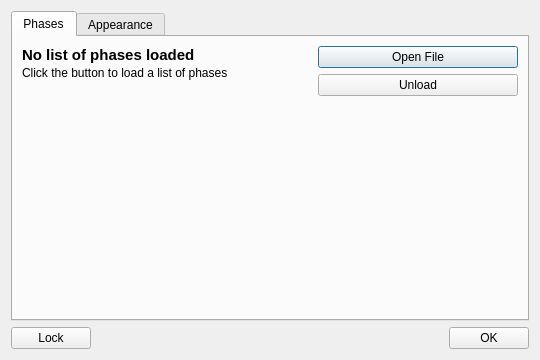
<?xml version="1.0" encoding="UTF-8"?>
<ui version="4.0">
 <class>SettingsDialog</class>
 <widget class="QDialog" name="SettingsDialog">
  <property name="geometry">
   <rect>
    <x>0</x>
    <y>0</y>
    <width>540</width>
    <height>360</height>
   </rect>
  </property>
  <property name="minimumSize">
   <size>
    <width>540</width>
    <height>360</height>
   </size>
  </property>
  <property name="windowTitle">
   <string>Fightclub Nano Settings</string>
  </property>
  <property name="windowIcon">
   <iconset resource="resources.qrc">
    <normaloff>:/img/fightclub-logo.svg</normaloff>:/img/fightclub-logo.svg</iconset>
  </property>
  <property name="locale">
   <locale language="English" country="UnitedStates"/>
  </property>
  <layout class="QVBoxLayout" name="verticalLayout_3">
   <item>
    <widget class="QTabWidget" name="configTabs">
     <property name="currentIndex">
      <number>0</number>
     </property>
     <widget class="QWidget" name="phasesTab">
      <attribute name="title">
       <string>Phases</string>
      </attribute>
      <layout class="QHBoxLayout" name="horizontalLayout_3">
       <item>
        <layout class="QVBoxLayout" name="verticalLayout">
         <property name="spacing">
          <number>2</number>
         </property>
         <item>
          <widget class="QLabel" name="phasesListTitle">
           <property name="sizePolicy">
            <sizepolicy hsizetype="Ignored" vsizetype="Fixed">
             <horstretch>0</horstretch>
             <verstretch>0</verstretch>
            </sizepolicy>
           </property>
           <property name="font">
            <font>
             <pointsize>11</pointsize>
             <weight>75</weight>
             <bold>true</bold>
            </font>
           </property>
           <property name="text">
            <string>No list of phases loaded</string>
           </property>
           <property name="wordWrap">
            <bool>true</bool>
           </property>
          </widget>
         </item>
         <item>
          <widget class="QLabel" name="phasesListDescr">
           <property name="sizePolicy">
            <sizepolicy hsizetype="Expanding" vsizetype="Fixed">
             <horstretch>0</horstretch>
             <verstretch>0</verstretch>
            </sizepolicy>
           </property>
           <property name="text">
            <string>Click the button to load a list of phases</string>
           </property>
           <property name="wordWrap">
            <bool>true</bool>
           </property>
          </widget>
         </item>
         <item>
          <spacer name="verticalSpacer_2">
           <property name="orientation">
            <enum>Qt::Vertical</enum>
           </property>
           <property name="sizeHint" stdset="0">
            <size>
             <width>20</width>
             <height>40</height>
            </size>
           </property>
          </spacer>
         </item>
        </layout>
       </item>
       <item>
        <layout class="QVBoxLayout" name="verticalLayout_2">
         <item>
          <widget class="QPushButton" name="loadPhasesList">
           <property name="sizePolicy">
            <sizepolicy hsizetype="Minimum" vsizetype="Minimum">
             <horstretch>0</horstretch>
             <verstretch>0</verstretch>
            </sizepolicy>
           </property>
           <property name="minimumSize">
            <size>
             <width>200</width>
             <height>0</height>
            </size>
           </property>
           <property name="maximumSize">
            <size>
             <width>200</width>
             <height>16777215</height>
            </size>
           </property>
           <property name="text">
            <string>Open File</string>
           </property>
           <property name="icon">
            <iconset resource="resources.qrc">
             <normaloff>:/breeze-icons/document-open-24.svg</normaloff>:/breeze-icons/document-open-24.svg</iconset>
           </property>
           <property name="iconSize">
            <size>
             <width>24</width>
             <height>24</height>
            </size>
           </property>
          </widget>
         </item>
         <item>
          <widget class="QPushButton" name="unloadPhasesList">
           <property name="sizePolicy">
            <sizepolicy hsizetype="Minimum" vsizetype="Minimum">
             <horstretch>0</horstretch>
             <verstretch>0</verstretch>
            </sizepolicy>
           </property>
           <property name="minimumSize">
            <size>
             <width>200</width>
             <height>0</height>
            </size>
           </property>
           <property name="maximumSize">
            <size>
             <width>200</width>
             <height>16777215</height>
            </size>
           </property>
           <property name="text">
            <string>Unload</string>
           </property>
           <property name="icon">
            <iconset resource="resources.qrc">
             <normaloff>:/breeze-icons/edit-clear-24.svg</normaloff>:/breeze-icons/edit-clear-24.svg</iconset>
           </property>
           <property name="iconSize">
            <size>
             <width>24</width>
             <height>24</height>
            </size>
           </property>
          </widget>
         </item>
         <item>
          <spacer name="verticalSpacer">
           <property name="orientation">
            <enum>Qt::Vertical</enum>
           </property>
           <property name="sizeHint" stdset="0">
            <size>
             <width>20</width>
             <height>40</height>
            </size>
           </property>
          </spacer>
         </item>
        </layout>
       </item>
      </layout>
     </widget>
     <widget class="QWidget" name="appearanceTab">
      <attribute name="title">
       <string>Appearance</string>
      </attribute>
      <layout class="QGridLayout" name="gridLayout_2">
       <property name="verticalSpacing">
        <number>2</number>
       </property>
       <item row="1" column="0">
        <widget class="QCheckBox" name="customScaleCBox">
         <property name="text">
          <string>Scale font size</string>
         </property>
        </widget>
       </item>
       <item row="0" column="0">
        <widget class="QCheckBox" name="customFontCBox">
         <property name="text">
          <string>Use custom font</string>
         </property>
        </widget>
       </item>
       <item row="3" column="0" colspan="2">
        <spacer name="verticalSpacer_3">
         <property name="orientation">
          <enum>Qt::Vertical</enum>
         </property>
         <property name="sizeHint" stdset="0">
          <size>
           <width>20</width>
           <height>40</height>
          </size>
         </property>
        </spacer>
       </item>
       <item row="1" column="1">
        <widget class="QSpinBox" name="chooseScaleBox">
         <property name="suffix">
          <string> %</string>
         </property>
         <property name="minimum">
          <number>80</number>
         </property>
         <property name="maximum">
          <number>150</number>
         </property>
         <property name="singleStep">
          <number>2</number>
         </property>
         <property name="value">
          <number>100</number>
         </property>
        </widget>
       </item>
       <item row="0" column="1">
        <widget class="QFontComboBox" name="chooseFontBox"/>
       </item>
       <item row="2" column="0">
        <widget class="QCheckBox" name="customBttnScaleCBox">
         <property name="text">
          <string>Scale toolbar buttons</string>
         </property>
        </widget>
       </item>
       <item row="2" column="1">
        <widget class="QSpinBox" name="chooseBttnScaleBox">
         <property name="suffix">
          <string> %</string>
         </property>
         <property name="minimum">
          <number>80</number>
         </property>
         <property name="maximum">
          <number>150</number>
         </property>
         <property name="singleStep">
          <number>2</number>
         </property>
         <property name="value">
          <number>100</number>
         </property>
        </widget>
       </item>
      </layout>
     </widget>
    </widget>
   </item>
   <item>
    <layout class="QHBoxLayout" name="horizontalLayout">
     <item>
      <widget class="QPushButton" name="lockSettings">
       <property name="text">
        <string>Lock</string>
       </property>
       <property name="icon">
        <iconset resource="resources.qrc">
         <normaloff>:/breeze-icons/object-locked-16.svg</normaloff>:/breeze-icons/object-locked-16.svg</iconset>
       </property>
      </widget>
     </item>
     <item>
      <spacer name="horizontalSpacer">
       <property name="orientation">
        <enum>Qt::Horizontal</enum>
       </property>
       <property name="sizeHint" stdset="0">
        <size>
         <width>40</width>
         <height>20</height>
        </size>
       </property>
      </spacer>
     </item>
     <item>
      <widget class="QPushButton" name="closeDialogBttn">
       <property name="text">
        <string>OK</string>
       </property>
       <property name="icon">
        <iconset resource="resources.qrc">
         <normaloff>:/breeze-icons/dialog-ok-apply-16.svg</normaloff>:/breeze-icons/dialog-ok-apply-16.svg</iconset>
       </property>
      </widget>
     </item>
    </layout>
   </item>
  </layout>
 </widget>
 <resources>
  <include location="resources.qrc"/>
 </resources>
 <connections/>
</ui>
